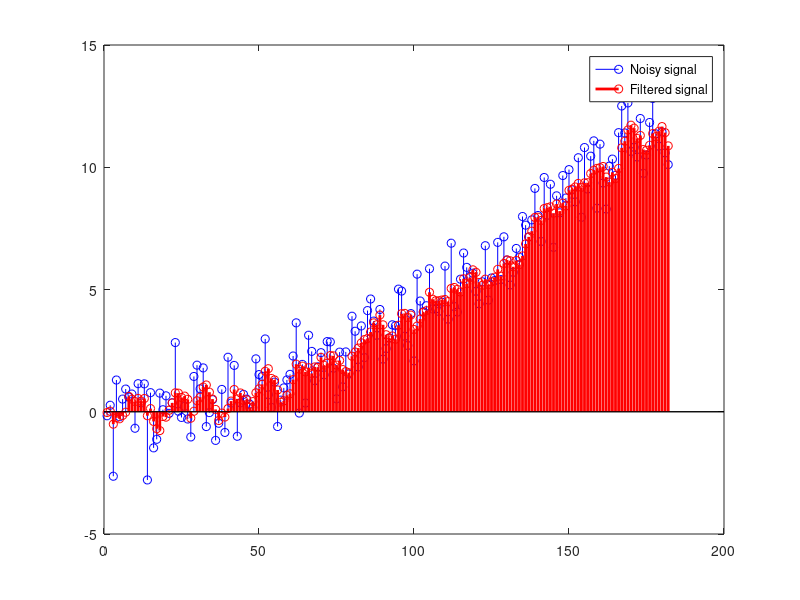

Here is the MATLAB script that generated this plot:
clc
clear all
close all
t=0:0.11:20;
x=2*t-50+50*exp(-0.04*t);
n=randn(1,length(t));
x=x+n;
a=input('Enter the no.:');
t2=ones(1,a);
num=(1/a)*t2;
den=[1];
y=filter(num,den,x);
stem(x,'b');
hold on;
stem(y,'r','linewidth',2);
legend('Noisy signal','Filtered signal');
